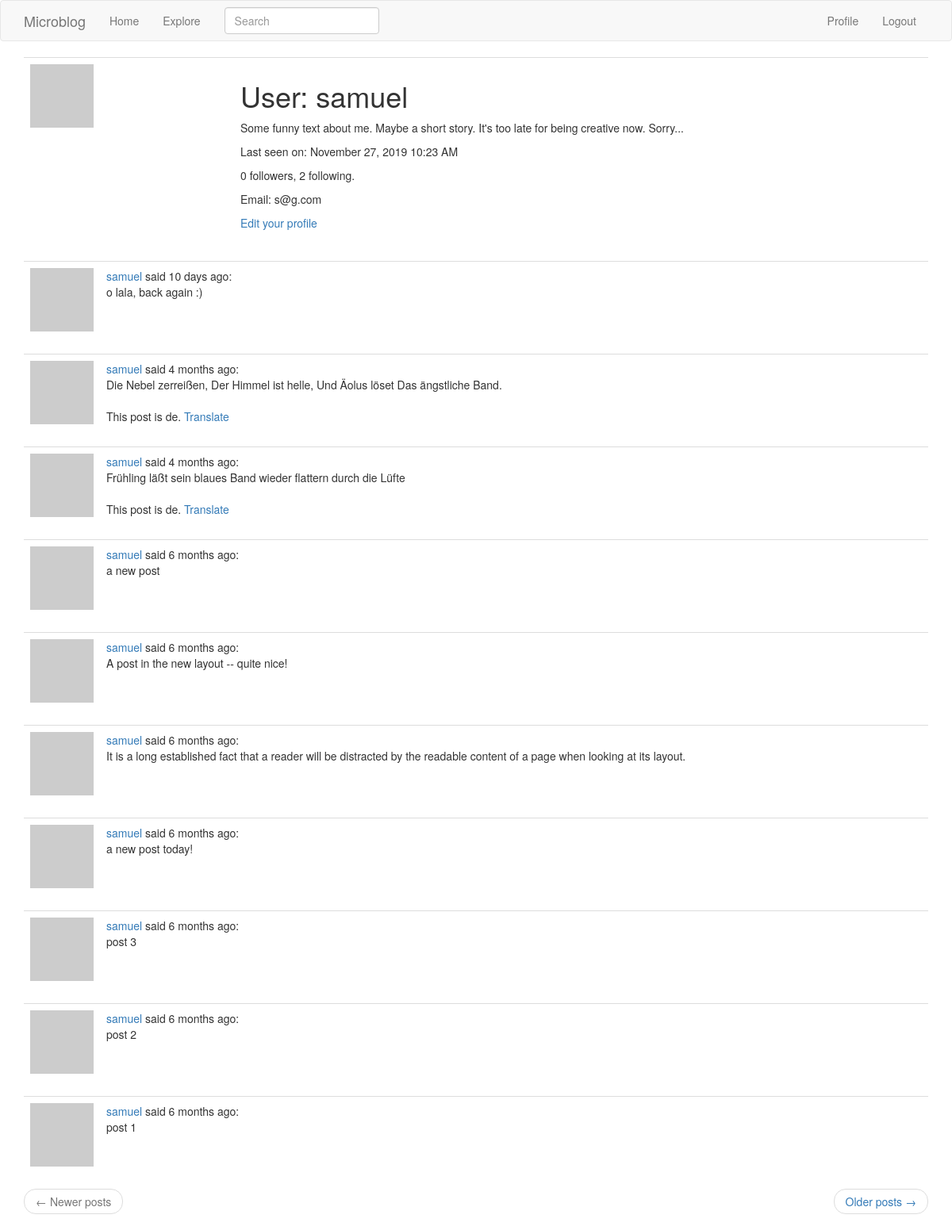
The app's page /user/samuel (signed in) with its own data.
### app/models.py (models this page shows, shortened)
class User(UserMixin, db.Model):
    id = db.Column(db.Integer, primary_key=True)
    username = db.Column(db.String(64), index=True, unique=True)
    email = db.Column(db.String(120), index=True, unique=True)
    password_hash = db.Column(db.String(128))
    posts = db.relationship('Post', backref='author', lazy='dynamic')
    about_me = db.Column(db.String(140))
    last_seen = db.Column(db.DateTime, default=datetime.utcnow)
    followed = db.relationship(
        'User', secondary=followers,
        primaryjoin=(followers.c.follower_id == id),
        secondaryjoin=(followers.c.followed_id == id),
        backref=db.backref('followers', lazy='dynamic'), lazy='dynamic')
    def avatar(self, size):
        digest = md5(self.email.lower().encode('utf-8')).hexdigest()
        return 'https://www.gravatar.com/avatar/{}?d=identicon&s={}'.format(digest, size)

class SearchableMixin(object):
    @classmethod
    def before_commit(cls, session):
        session._changes = {
            'add': list(session.new),
            'update': list(session.dirty),
            'delete': list(session.deleted)
        }
    @classmethod
    def after_commit(cls, session):
        for obj in session._changes['add']:
            if isinstance(obj, SearchableMixin):
                add_to_index(obj.__tablename__, obj)
        for obj in session._changes['update']:
            if isinstance(obj, SearchableMixin):
                add_to_index(obj.__tablename__, obj)
        for obj in session._changes['delete']:
            if isinstance(obj, SearchableMixin):
                remove_from_index(obj.__tablename__, obj)
        session._changes = None

class Post(SearchableMixin, db.Model):
    id = db.Column(db.Integer, primary_key=True)
    body = db.Column(db.String(140))
    timestamp = db.Column(db.DateTime, index=True, default=datetime.utcnow)
    user_id = db.Column(db.Integer, db.ForeignKey('user.id'))
    language = db.Column(db.String(5))
    __searchable__ = ['body']  # indicate which fields are to be indexed

### app/main/routes.py (the view)
@bp.route('/user/<username>')
@login_required
def user(username):
    user = User.query.filter_by(username=username).first_or_404()
    page = request.args.get('page', 1, type=int)
    posts = user.posts.order_by(Post.timestamp.desc()).paginate(page, current_app.config['POSTS_PER_PAGE'], False)
    next_url = url_for('main.user', username=user.username, page=posts.next_num) if posts.has_next else None
    prev_url = url_for('main.user', username=user.username, page=posts.prev_num) if posts.has_prev else None
    return render_template('user.html', user=user, posts=posts.items, next_url=next_url, prev_url=prev_url, email=user.email)

### app/main/forms.py
class SearchForm(FlaskForm):
    q = StringField('Search', validators=[DataRequired()])
    def __init__(self, *args, **kwargs):
        if 'formdata' not in kwargs:
            kwargs['formdata'] = request.args
        if 'csrf_enabled' not in kwargs:
            kwargs['csrf_enabled'] = False
        super(SearchForm, self).__init__(*args, **kwargs)

### app/main/routes.py (called while the page is built)
@bp.before_app_request
def before_request():
    if current_user.is_authenticated:
        current_user.last_seen = datetime.utcnow()
        db.session.commit()
        g.search_form = SearchForm()

### app/models.py (called while the page is built)
@login.user_loader
def load_user(id):
    return User.query.get(int(id))

### app/templates/user.html
{% extends "base.html" %}
{% block app_content %}
  <table class="table table-hover">
    <tr>
      <td width="265px"><img src="{{ user.avatar(265) }}" alt=""></td>
      <td>
        <h1>User: {{ user.username }}</h1>
        {% if user.about_me %}<p>{{ user.about_me }}</p>{% endif %}
        {% if user.last_seen %}
        <p>Last seen on: {{ moment(user.last_seen).format('LLL') }}</p>
        {% endif %}
        <p>{{ user.followers.count() }} followers, {{ user.followed.count() }} following.</p>
        {% if user == current_user %}
        {% if user.email %}<p>Email: {{ user.email }}</p>{% endif %}
        <p><a href="{{ url_for('main.edit_profile') }}">Edit your profile</a></p>
        {% elif not current_user.is_following(user) %}
        <p><a href="{{ url_for('main.follow', username=user.username) }}">Follow</a></p>
        {% else %}
        <p><a href="{{ url_for('main.unfollow', username=user.username) }}">Unfollow</a></p>
        {% endif %}
      </td>
    </tr>
  </table>
  {% for post in posts %}
    {% include '_post.html' %}
  {% endfor %}
  {% include '_pager.html' %}
{% endblock %}

### app/templates/_post.html
<table class="table table-hover">
  <tr>
    <td width="70px">
      <a href="{{ url_for('main.user', username=post.author.username) }}">
        <img src="{{ post.author.avatar(70) }}" alt="">
      </a>
    </td>
    <td>
      <span class="user_popup">
        <a href="{{ url_for('main.user', username=post.author.username) }}">
          {{ post.author.username }}
        </a>
      </span>
      said {{ moment(post.timestamp).fromNow() }}: <br>
      <span id="post{{ post.id }}">{{ post.body }}</span>
      {% if post.language and post.language != g.locale %}
      <br><br>
      <span id="translation{{ post.id }}">
        This post is {{ post.language }}.
        <a href="javascript:translate(
          '#post{{ post.id }}',
          '#translation{{ post.id }}',
          '{{ post.language }}',
          'en');">Translate</a>
      </span>
      {% endif %}
    </td>
  </tr>
</table>

### records on screen
User: username "samuel", about_me "Some funny text about me. Maybe a short story. It's too late for being creative now. Sorry...", last_seen "November 27, 2019 10:23 AM", email "s@g.com"
Post: author.username "samuel", timestamp "10 days ago", body "o lala, back again :)"
Post: author.username "samuel", timestamp "4 months ago", body "Die Nebel zerreißen, Der Himmel ist helle, Und Äolus löset Das ängstliche Band.", language "de"
Post: author.username "samuel", timestamp "4 months ago", body "Frühling läßt sein blaues Band wieder flattern durch die Lüfte", language "de"
Post: author.username "samuel", timestamp "6 months ago", body "a new post"
Post: author.username "samuel", timestamp "6 months ago", body "A post in the new layout -- quite nice!"
Post: author.username "samuel", timestamp "6 months ago", body "It is a long established fact that a reader will be distracted by the readable content of a page when looking at its layout."
Post: author.username "samuel", timestamp "6 months ago", body "a new post today!"
Post: author.username "samuel", timestamp "6 months ago", body "post 3"
Post: author.username "samuel", timestamp "6 months ago", body "post 2"
Post: author.username "samuel", timestamp "6 months ago", body "post 1"

### other values on screen
{{ user.followers.count() }} "0"
{{ user.followed.count() }} "2"
